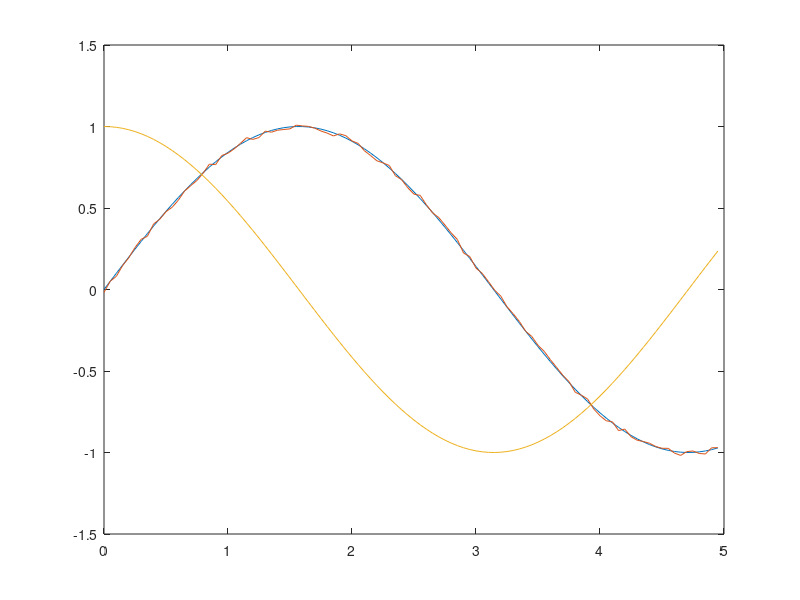

The MATLAB source for this figure: (Note: this script raises an error after producing the figure.)
ran =-0.02+ 0.04*rand(1,100);
%df=zeros();
ii=1;
for rr=0:0.05:4.95
    f_sin(ii)=sin(rr);
    f_noise(ii)=f_sin(ii)+ran(1,ii);
    f_cos(ii)=cos(rr);
    
    ii=ii+1;
end
for aa=1:99
    df(aa)= (f_noise(aa+1)-f_noise(aa))/0.05;
    
end
plot(0:0.05:4.95,f_sin);
hold on
plot(0:0.05:4.95,f_noise);
plot(0:0.05:4.95,f_cos);
plot(0:0.05:4.95,df);
hold off